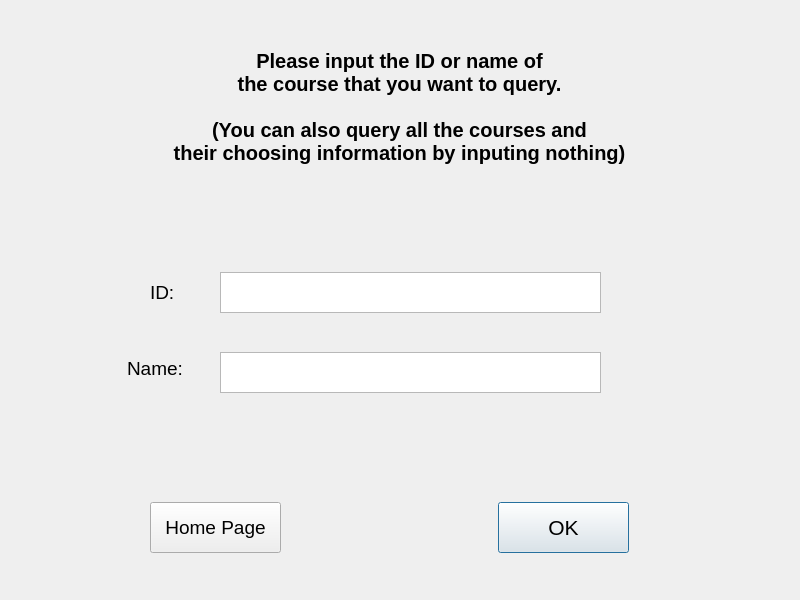
<?xml version="1.0" encoding="UTF-8"?>
<ui version="4.0">
 <class>Input_Course</class>
 <widget class="QDialog" name="Input_Course">
  <property name="geometry">
   <rect>
    <x>0</x>
    <y>0</y>
    <width>800</width>
    <height>600</height>
   </rect>
  </property>
  <property name="windowTitle">
   <string>Dialog</string>
  </property>
  <property name="styleSheet">
   <string notr="true">#Input_Course{background-image: url(:/picture/bgp10.png);}</string>
  </property>
  <widget class="QLabel" name="prompt">
   <property name="geometry">
    <rect>
     <x>4</x>
     <y>6</y>
     <width>791</width>
     <height>201</height>
    </rect>
   </property>
   <property name="font">
    <font>
     <pointsize>15</pointsize>
     <weight>75</weight>
     <bold>true</bold>
    </font>
   </property>
   <property name="text">
    <string>Please input the ID or name of
the course that you want to query.

(You can also query all the courses and
their choosing information by inputing nothing)</string>
   </property>
   <property name="alignment">
    <set>Qt::AlignCenter</set>
   </property>
  </widget>
  <widget class="QTextEdit" name="input_ID">
   <property name="geometry">
    <rect>
     <x>220</x>
     <y>272</y>
     <width>381</width>
     <height>41</height>
    </rect>
   </property>
   <property name="font">
    <font>
     <pointsize>14</pointsize>
    </font>
   </property>
  </widget>
  <widget class="QPushButton" name="ok">
   <property name="geometry">
    <rect>
     <x>498</x>
     <y>502</y>
     <width>131</width>
     <height>51</height>
    </rect>
   </property>
   <property name="font">
    <font>
     <pointsize>16</pointsize>
    </font>
   </property>
   <property name="text">
    <string>OK</string>
   </property>
  </widget>
  <widget class="QPushButton" name="home">
   <property name="geometry">
    <rect>
     <x>150</x>
     <y>502</y>
     <width>131</width>
     <height>51</height>
    </rect>
   </property>
   <property name="font">
    <font>
     <pointsize>14</pointsize>
    </font>
   </property>
   <property name="text">
    <string>Home Page</string>
   </property>
  </widget>
  <widget class="QLabel" name="ID">
   <property name="geometry">
    <rect>
     <x>150</x>
     <y>282</y>
     <width>41</width>
     <height>21</height>
    </rect>
   </property>
   <property name="font">
    <font>
     <pointsize>14</pointsize>
    </font>
   </property>
   <property name="text">
    <string>ID:</string>
   </property>
  </widget>
  <widget class="QLabel" name="Name">
   <property name="geometry">
    <rect>
     <x>127</x>
     <y>353</y>
     <width>61</width>
     <height>31</height>
    </rect>
   </property>
   <property name="font">
    <font>
     <pointsize>14</pointsize>
    </font>
   </property>
   <property name="text">
    <string>Name:</string>
   </property>
  </widget>
  <widget class="QTextEdit" name="input_Name">
   <property name="geometry">
    <rect>
     <x>220</x>
     <y>352</y>
     <width>381</width>
     <height>41</height>
    </rect>
   </property>
   <property name="font">
    <font>
     <pointsize>14</pointsize>
    </font>
   </property>
  </widget>
 </widget>
 <resources/>
 <connections/>
</ui>
